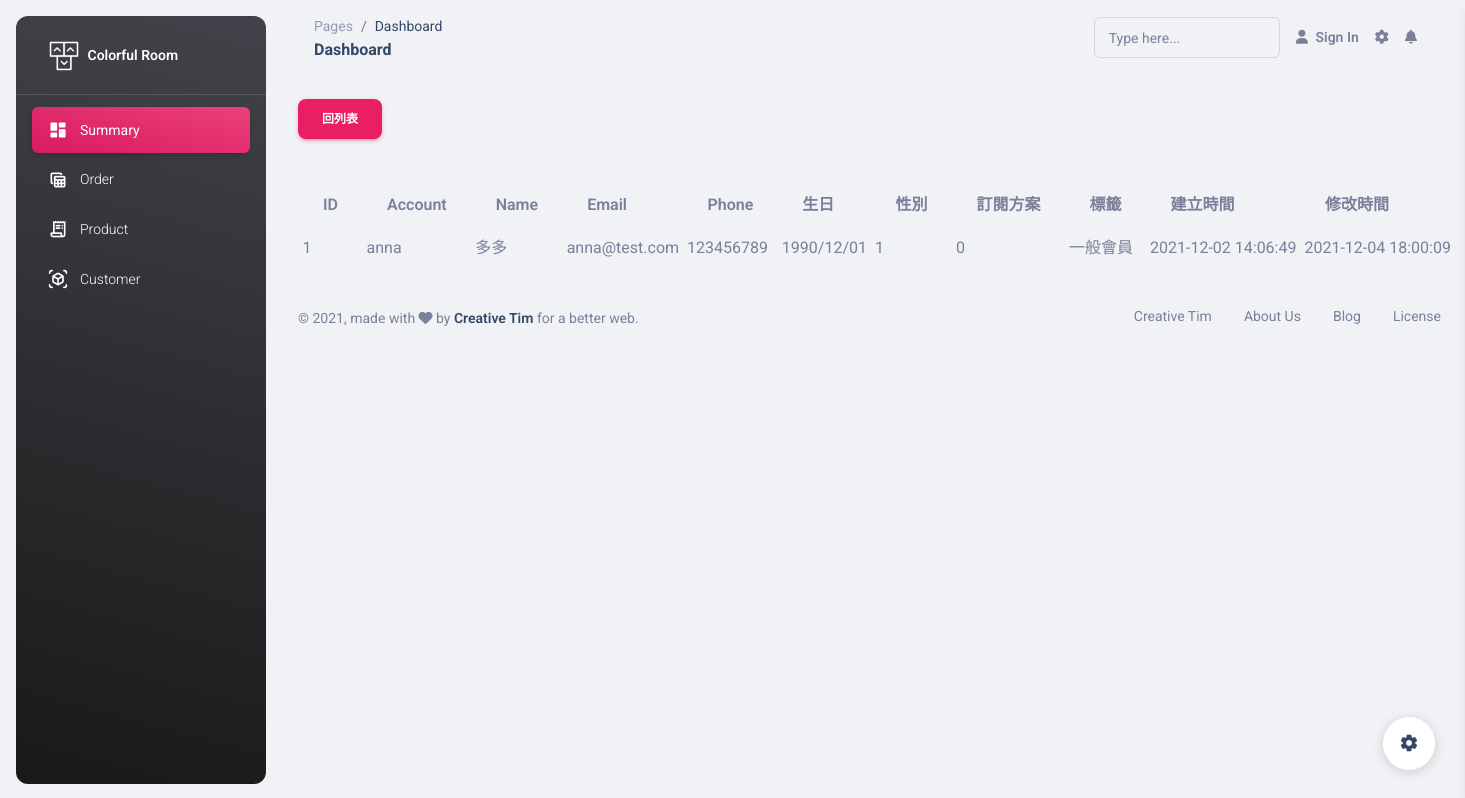
/pages/customer/member.php?id=1, run on the app's committed database.
### tables this page shows
CREATE TABLE `member` (
  `id` int(6) UNSIGNED NOT NULL,
  `account` varchar(30) DEFAULT NULL,
  `name` varchar(30) NOT NULL,
  `birthday` varchar(20) NOT NULL,
  `gender` int(20) NOT NULL,
  `password` varchar(30) DEFAULT NULL,
  `email` varchar(30) NOT NULL,
  `phone` int(20) NOT NULL,
  `subscribe` int(6) NOT NULL,
  `created_at` datetime DEFAULT NULL,
  `edit_at` datetime DEFAULT NULL,
  `valid` tinyint(4) DEFAULT NULL,
  `tag_id` varchar(10) NOT NULL
);

CREATE TABLE `tag` (
  `id` int(6) UNSIGNED NOT NULL,
  `name` varchar(20) NOT NULL
);

### pages/customer/member.php (the view, shortened to what this page needs)
<?php
if (isset($_GET["id"])) {
    $id = $_GET["id"];
} else {
    $id = 0;
}
require_once("../../components/pdo-connect.php");
$sqlMember = "SELECT member. *,tag.name AS tag_name FROM member
JOIN tag ON member.tag_id = tag.id
WHERE  member.id=? AND member.valid=1";
$stmt = $db_host->prepare($sqlMember);
try {
    $stmt->execute([$id]);
    $rowsMember = $stmt->fetch();
} catch (PDOException $e) {
    echo $e->getMessage();
}
?>
<!doctype html>
<html lang="en">
<head>
    <link href="../../assets/css/nucleo-icons.css" rel="stylesheet" />
    <link href="../../assets/css/nucleo-svg.css" rel="stylesheet" />
    <link id="pagestyle" href="../../assets/css/material-dashboard.css?v=3.0.0" rel="stylesheet" />
</head>
<body class="g-sidenav-show  bg-gray-200">
    <aside class="sidenav navbar navbar-vertical navbar-expand-xs border-0 border-radius-xl my-3 fixed-start ms-3   bg-gradient-dark" id="sidenav-main">
        <div class="sidenav-header">
            <a class="navbar-brand m-0" href="#" target="_blank">
                <img src="../../assets/img/logo-ct.png" class="navbar-brand-img h-100" alt="main_logo">
                <span class="ms-1 font-weight-bold text-white">Colorful Room</span>
            </a>
        </div>
        <hr class="horizontal light mt-0 mb-2">
        <div class="collapse navbar-collapse  w-auto  max-height-vh-100" id="sidenav-collapse-main">
            <ul class="navbar-nav">
                <li class="nav-item">
                    <a class="nav-link text-white active bg-gradient-primary" href="<?= $url_page_summary ?>">
                        <div class="text-white text-center me-2 d-flex align-items-center justify-content-center">
                            <i class="material-icons opacity-10">dashboard</i>
                        </div>
                        <span class="nav-link-text ms-1">Summary</span>
                    </a>
                </li>
                <li class="nav-item">
                    <a class="nav-link text-white " href="<?= $url_page_order ?>">
                        <div class="text-white text-center me-2 d-flex align-items-center justify-content-center">
                            <i class="material-icons opacity-10">table_view</i>
                        </div>
                        <span class="nav-link-text ms-1">Order</span>
                    </a>
                </li>
                <li class="nav-item">
                    <a class="nav-link text-white " href="<?= $url_page_product ?>">
                        <div class="text-white text-center me-2 d-flex align-items-center justify-content-center">
                            <i class="material-icons opacity-10">receipt_long</i>
                        </div>
                        <span class="nav-link-text ms-1">Product</span>
                    </a>
                </li>
                <li class="nav-item">
                    <a class="nav-link text-white " href="<?= $url_page_customer ?>">
                        <div class="text-white text-center me-2 d-flex align-items-center justify-content-center">
                            <i class="material-icons opacity-10">view_in_ar</i>
                        </div>
                        <span class="nav-link-text ms-1">Customer</span>
                    </a>
                </li>
            </ul>
        </div>
    </aside>
    <main class="main-content position-relative max-height-vh-100 h-100 border-radius-lg ">
        <nav class="navbar navbar-main navbar-expand-lg px-0 mx-4 shadow-none border-radius-xl" id="navbarBlur" navbar-scroll="true">
            <div class="container-fluid py-1 px-3">
                <nav aria-label="breadcrumb">
                    <ol class="breadcrumb bg-transparent mb-0 pb-0 pt-1 px-0 me-sm-6 me-5">
                        <li class="breadcrumb-item text-sm"><a class="opacity-5 text-dark" href="javascript:;">Pages</a>
                        </li>
                        <li class="breadcrumb-item text-sm text-dark active" aria-current="page">Dashboard</li>
                    </ol>
                    <h6 class="font-weight-bolder mb-0">Dashboard</h6>
                </nav>
                <div class="collapse navbar-collapse mt-sm-0 mt-2 me-md-0 me-sm-4" id="navbar">
                    <div class="ms-md-auto pe-md-3 d-flex align-items-center">
                        <div class="input-group input-group-outline">
                            <label class="form-label">Type here...</label>
                            <input type="text" class="form-control">
                        </div>
                    </div>
                    <ul class="navbar-nav  justify-content-end">
                        <li class="nav-item d-flex align-items-center">
                            <a href="javascript:;" class="nav-link text-body font-weight-bold px-0">
                                <i class="fa fa-user me-sm-1"></i>
                                <span class="d-sm-inline d-none">Sign In</span>
                            </a>
                        </li>
                        <li class="nav-item px-3 d-flex align-items-center">
                            <a href="javascript:;" class="nav-link text-body p-0">
                                <i class="fa fa-cog fixed-plugin-button-nav cursor-pointer"></i>
                            </a>
                        </li>
                        <li class="nav-item dropdown pe-2 d-flex align-items-center">
                            <a href="javascript:;" class="nav-link text-body p-0" id="dropdownMenuButton" data-bs-toggle="dropdown" aria-expanded="false">
                                <i class="fa fa-bell cursor-pointer"></i>
                            </a>
                        </li>
                    </ul>
                </div>
            </div>
        </nav>
        <div class="container">
            <div class="row justify-content-center">
                <div class="col-lg-12">
                    <div class="py-2 my-3">
                        <a href="user-list.php" class="btn btn-primary">回列表</a>
                    </div>
                    <table class="table table-bordered table-hover table-sm">
                        <thead>
                            <tr>
                                <th scope="col">ID</th>
                                <th scope="col">Account</th>
                                <th scope="col">Name</th>
                                <th scope="col">Email</th>
                                <th scope="col">Phone</th>
                                <th scope="col">生日</th>
                                <th scope="col">性別</th>
                                <th scope="col">訂閱方案</th>
                                <th scope="col">標籤</th>
                                <th scope="col">建立時間</th>
                                <th scope="col">修改時間</th>
                            </tr>
                        </thead>
                        <tbody>
                            <tr>
                                <td><?= $rowsMember["id"] ?></td>
                                <td><?= $rowsMember["account"] ?></td>
                                <td><?= $rowsMember["name"] ?></td>
                                <td><?= $rowsMember["email"] ?></td>
                                <td><?= $rowsMember["phone"] ?></td>
                                <td><?= $rowsMember["birthday"] ?></td>
                                <td><?= $rowsMember["gender"] ?></td>
                                <td><?= $rowsMember["subscribe"] ?></td>
                                <td><?= $rowsMember["tag_name"] ?></td>
                                <td><?= $rowsMember["created_at"] ?></td>
                                <td><?= $rowsMember["edit_at"] ?></td>
                            </tr>
                        </tbody>
                    </table>
                </div>
            </div>
        </div>
        <footer class="footer py-4  ">
            <div class="container-fluid">
                <div class="row align-items-center justify-content-lg-between">
                    <div class="col-lg-6 mb-lg-0 mb-4">
                        <div class="copyright text-center text-sm text-muted text-lg-start">
                            ©
                            ,
                            made with <i class="fa fa-heart"></i> by
                            <a href="https://www.creative-tim.com" class="font-weight-bold" target="_blank">Creative
                                Tim</a>
                            for a better web.
                        </div>
                    </div>
                    <div class="col-lg-6">
                        <ul class="nav nav-footer justify-content-center justify-content-lg-end">
                            <li class="nav-item">
                                <a href="https://www.creative-tim.com" class="nav-link text-muted" target="_blank">Creative Tim</a>
                            </li>
                            <li class="nav-item">
                                <a href="https://www.creative-tim.com/presentation" class="nav-link text-muted" target="_blank">About
                                    Us</a>
                            </li>
                            <li class="nav-item">
                                <a href="https://www.creative-tim.com/blog" class="nav-link text-muted" target="_blank">Blog</a>
                            </li>
                            <li class="nav-item">
                                <a href="https://www.creative-tim.com/license" class="nav-link pe-0 text-muted" target="_blank">License</a>
                            </li>
                        </ul>
                    </div>
                </div>
            </div>
        </footer>
    </main>
    <div class="fixed-plugin">
        <a class="fixed-plugin-button text-dark position-fixed px-3 py-2">
            <i class="material-icons py-2">settings</i>
        </a>
    </div>
</body>
</html>

### data on the page
member: id "1", account "anna", name "多多", email "anna@test.com", phone "123456789", birthday "1990/12/01", gender "1", subscribe "0", tag.name "一般會員", created_at "2021-12-02 14:06:49", edit_at "2021-12-04 18:00:09"
